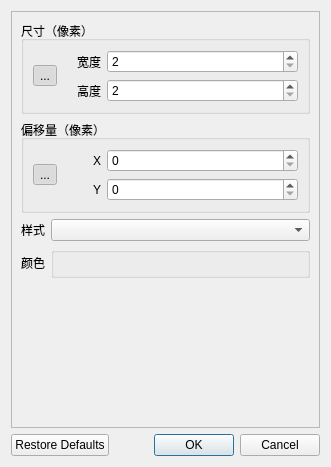
<?xml version="1.0" encoding="UTF-8"?>
<ui version="4.0">
 <class>GridSettingsDialog</class>
 <widget class="QDialog" name="GridSettingsDialog">
  <property name="geometry">
   <rect>
    <x>0</x>
    <y>0</y>
    <width>331</width>
    <height>467</height>
   </rect>
  </property>
  <property name="windowTitle">
   <string>网格设置</string>
  </property>
  <layout class="QVBoxLayout" name="verticalLayout">
   <item>
    <widget class="QScrollArea" name="scrollArea">
     <property name="widgetResizable">
      <bool>true</bool>
     </property>
     <widget class="QWidget" name="scrollAreaWidgetContents">
      <property name="geometry">
       <rect>
        <x>0</x>
        <y>0</y>
        <width>305</width>
        <height>401</height>
       </rect>
      </property>
      <layout class="QGridLayout" name="gridLayout">
       <item row="4" column="0" colspan="2">
        <spacer name="verticalSpacer">
         <property name="orientation">
          <enum>Qt::Orientation::Vertical</enum>
         </property>
         <property name="sizeHint" stdset="0">
          <size>
           <width>20</width>
           <height>40</height>
          </size>
         </property>
        </spacer>
       </item>
       <item row="3" column="0">
        <widget class="QLabel" name="label_Color">
         <property name="sizePolicy">
          <sizepolicy hsizetype="Maximum" vsizetype="Preferred">
           <horstretch>0</horstretch>
           <verstretch>0</verstretch>
          </sizepolicy>
         </property>
         <property name="text">
          <string>颜色</string>
         </property>
        </widget>
       </item>
       <item row="2" column="1">
        <widget class="NoScrollComboBox" name="comboBox_Style">
         <property name="editable">
          <bool>false</bool>
         </property>
         <property name="sizeAdjustPolicy">
          <enum>QComboBox::SizeAdjustPolicy::AdjustToContentsOnFirstShow</enum>
         </property>
         <property name="minimumContentsLength">
          <number>0</number>
         </property>
        </widget>
       </item>
       <item row="2" column="0">
        <widget class="QLabel" name="label_Style">
         <property name="sizePolicy">
          <sizepolicy hsizetype="Maximum" vsizetype="Preferred">
           <horstretch>0</horstretch>
           <verstretch>0</verstretch>
          </sizepolicy>
         </property>
         <property name="text">
          <string>样式</string>
         </property>
        </widget>
       </item>
       <item row="0" column="0" colspan="2">
        <widget class="QGroupBox" name="groupBox_Dimensions">
         <property name="title">
          <string>尺寸（像素）</string>
         </property>
         <layout class="QGridLayout" name="gridLayout_2" columnstretch="1,1,5">
          <item row="0" column="0" rowspan="2">
           <widget class="QToolButton" name="button_LinkDimensions">
            <property name="text">
             <string>...</string>
            </property>
            <property name="icon">
             <iconset resource="../resources/images.qrc">
              <normaloff>:/icons/link_broken.ico</normaloff>
              <normalon>:/icons/link.ico</normalon>:/icons/link_broken.ico</iconset>
            </property>
            <property name="checkable">
             <bool>true</bool>
            </property>
            <property name="checked">
             <bool>true</bool>
            </property>
            <property name="popupMode">
             <enum>QToolButton::ToolButtonPopupMode::InstantPopup</enum>
            </property>
            <property name="autoRaise">
             <bool>true</bool>
            </property>
           </widget>
          </item>
          <item row="1" column="2">
           <widget class="NoScrollSpinBox" name="spinBox_Height">
            <property name="minimum">
             <number>2</number>
            </property>
            <property name="maximum">
             <number>999</number>
            </property>
           </widget>
          </item>
          <item row="1" column="1">
           <widget class="QLabel" name="label_Height">
            <property name="text">
             <string>高度</string>
            </property>
            <property name="alignment">
             <set>Qt::AlignmentFlag::AlignRight|Qt::AlignmentFlag::AlignTrailing|Qt::AlignmentFlag::AlignVCenter</set>
            </property>
           </widget>
          </item>
          <item row="0" column="1">
           <widget class="QLabel" name="label_Width">
            <property name="text">
             <string>宽度</string>
            </property>
            <property name="alignment">
             <set>Qt::AlignmentFlag::AlignRight|Qt::AlignmentFlag::AlignTrailing|Qt::AlignmentFlag::AlignVCenter</set>
            </property>
           </widget>
          </item>
          <item row="0" column="2">
           <widget class="NoScrollSpinBox" name="spinBox_Width">
            <property name="minimum">
             <number>2</number>
            </property>
            <property name="maximum">
             <number>999</number>
            </property>
           </widget>
          </item>
         </layout>
        </widget>
       </item>
       <item row="1" column="0" colspan="2">
        <widget class="QGroupBox" name="groupBox_Offset">
         <property name="title">
          <string>偏移量（像素）</string>
         </property>
         <layout class="QGridLayout" name="gridLayout_3" columnstretch="1,1,5">
          <item row="1" column="1">
           <widget class="QLabel" name="label_Y">
            <property name="text">
             <string>Y</string>
            </property>
            <property name="alignment">
             <set>Qt::AlignmentFlag::AlignRight|Qt::AlignmentFlag::AlignTrailing|Qt::AlignmentFlag::AlignVCenter</set>
            </property>
           </widget>
          </item>
          <item row="0" column="1">
           <widget class="QLabel" name="label_X">
            <property name="text">
             <string>X</string>
            </property>
            <property name="alignment">
             <set>Qt::AlignmentFlag::AlignRight|Qt::AlignmentFlag::AlignTrailing|Qt::AlignmentFlag::AlignVCenter</set>
            </property>
           </widget>
          </item>
          <item row="1" column="2">
           <widget class="NoScrollSpinBox" name="spinBox_Y">
            <property name="minimum">
             <number>0</number>
            </property>
            <property name="maximum">
             <number>999</number>
            </property>
           </widget>
          </item>
          <item row="0" column="2">
           <widget class="NoScrollSpinBox" name="spinBox_X">
            <property name="minimum">
             <number>0</number>
            </property>
            <property name="maximum">
             <number>999</number>
            </property>
           </widget>
          </item>
          <item row="0" column="0" rowspan="2">
           <widget class="QToolButton" name="button_LinkOffsets">
            <property name="text">
             <string>...</string>
            </property>
            <property name="icon">
             <iconset resource="../resources/images.qrc">
              <normaloff>:/icons/link_broken.ico</normaloff>
              <normalon>:/icons/link.ico</normalon>:/icons/link_broken.ico</iconset>
            </property>
            <property name="checkable">
             <bool>true</bool>
            </property>
            <property name="checked">
             <bool>true</bool>
            </property>
            <property name="popupMode">
             <enum>QToolButton::ToolButtonPopupMode::InstantPopup</enum>
            </property>
            <property name="autoRaise">
             <bool>true</bool>
            </property>
           </widget>
          </item>
         </layout>
        </widget>
       </item>
       <item row="3" column="1">
        <widget class="ColorInputWidget" name="colorInput">
         <property name="title">
          <string/>
         </property>
        </widget>
       </item>
      </layout>
     </widget>
    </widget>
   </item>
   <item>
    <widget class="QDialogButtonBox" name="buttonBox">
     <property name="orientation">
      <enum>Qt::Orientation::Horizontal</enum>
     </property>
     <property name="standardButtons">
      <set>QDialogButtonBox::StandardButton::Cancel|QDialogButtonBox::StandardButton::Ok|QDialogButtonBox::StandardButton::RestoreDefaults</set>
     </property>
    </widget>
   </item>
  </layout>
 </widget>
 <customwidgets>
  <customwidget>
   <class>NoScrollSpinBox</class>
   <extends>QSpinBox</extends>
   <header>noscrollspinbox.h</header>
  </customwidget>
  <customwidget>
   <class>NoScrollComboBox</class>
   <extends>QComboBox</extends>
   <header>noscrollcombobox.h</header>
  </customwidget>
  <customwidget>
   <class>ColorInputWidget</class>
   <extends>QGroupBox</extends>
   <header>colorinputwidget.h</header>
   <container>1</container>
  </customwidget>
 </customwidgets>
 <resources>
  <include location="../resources/images.qrc"/>
 </resources>
 <connections/>
</ui>
